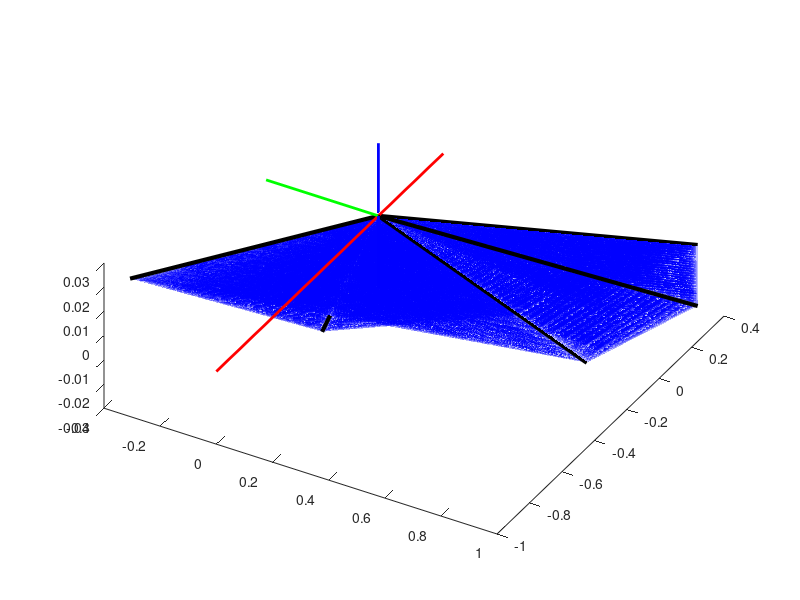

Reproduce this figure in MATLAB.
clear;

% 力の成分
f1 = [0 1 0];
f2 = [-1 0 0];
f3 = [0 1 0];

alpha = 20;
alpha = deg2rad(alpha);
beta = -20;
beta = deg2rad(beta);

Rz1 = [cos(alpha) -sin(alpha) 0;
      sin(alpha) cos(alpha) 0;
      0 0 1];

Rz2 = [cos(beta) -sin(beta) 0;
      sin(beta) cos(beta) 0;
      0 0 1];

f1_1 = Rz1 * f1';
f1_2 = Rz2 * f1';

f2_1 = Rz1 * f2';
f2_2 = Rz2 * f2';

f3_1 = Rz1 * f3';
f3_2 = Rz2 * f3';

% 位置ベクトル
l1 = [0.01 0.025 0];
l2 = [0.005 0.025 0];
l3 = [-0.015 0.03 0];

% モーメントの値を格納する箇所
moment_f1_1 = [];
moment_f1_2 = [];
moment_f2_1 = [];
moment_f2_2 = [];
moment_f3_1 = [];
moment_f3_2 = [];


for i = 0:0.005:1
    edit_f1_1 = i * f1_1;
    edit_f1_2 = i * f1_2;
    edit_f2_1 = i * f2_1;
    edit_f2_2 = i * f2_2;
    edit_f3_1 = i * f3_1;
    edit_f3_2 = i * f3_2;

    now_moment1_1 = cross(l1, edit_f1_1);
    now_moment1_2 = cross(l1, edit_f1_2);
    now_moment2_1 = cross(l2, edit_f2_1);
    now_moment2_2 = cross(l2, edit_f2_2);
    now_moment3_1 = cross(l3, edit_f3_1);
    now_moment3_2 = cross(l3, edit_f3_2);

    wrench_f1_1 = [edit_f1_1(1) edit_f1_1(2) now_moment1_1(3)];
    wrench_f1_2 = [edit_f1_2(1) edit_f1_2(2) now_moment1_2(3)];
    wrench_f2_1 = [edit_f2_1(1) edit_f2_1(2) now_moment2_1(3)];
    wrench_f2_2 = [edit_f2_2(1) edit_f2_2(2) now_moment2_2(3)];
    wrench_f3_1 = [edit_f3_1(1) edit_f3_1(2) now_moment3_1(3)];
    wrench_f3_2 = [edit_f3_2(1) edit_f3_2(2) now_moment3_2(3)];

    moment_f1_1 = [moment_f1_1; wrench_f1_1];
    moment_f1_2 = [moment_f1_2; wrench_f1_2];
    moment_f2_1 = [moment_f2_1; wrench_f2_1];
    moment_f2_2 = [moment_f2_2; wrench_f2_2];
    moment_f3_1 = [moment_f3_1; wrench_f3_1];
    moment_f3_2 = [moment_f3_2; wrench_f3_2];

end

m1_1 = moment_f1_1;
m1_2 = moment_f1_2;
m2_1 = moment_f2_1;
m2_2 = moment_f2_2;
m3_1 = moment_f3_1;
m3_2 = moment_f3_2;


point1 = [];
point2 = [];
point3 = [];

hold on;

for i = 1:length(m1_1)
    % m1とm3の点間の距離を計算
    d = norm(m1_1(i,:) - m1_2(i,:));
    if d >= 0 % 点間の距離が1未満の場合に点を生成
        % 線分上の点を均等に生成
        t = linspace(0, 1, 100); % ここで生成する点の数を調整
        for k = t
            newPoint = (1-k)*m1_1(i,:) + k*m1_2(i,:);
            point1 = [point1; newPoint];
        end
    end
end

point1_x = reshape(point1(:, 1), [], 5);
point1_y = reshape(point1(:, 2), [], 5);
point1_z = reshape(point1(:, 3), [], 5);

s1 = surf(point1_x, point1_y, point1_z, 'FaceColor', 'b', 'EdgeColor', 'none','FaceAlpha', 0.25);

for i = 1:length(m2_1)
    % m1とm3の点間の距離を計算
    d = norm(m2_1(i,:) - m2_2(i,:));
    if d >= 0 % 点間の距離が1未満の場合に点を生成
        % 線分上の点を均等に生成
        t = linspace(0, 1, 100); % ここで生成する点の数を調整
        for k = t
            newPoint = (1-k)*m2_1(i,:) + k*m2_2(i,:);
            point2 = [point2; newPoint];
        end
    end
end

point2_x = reshape(point2(:, 1), [], 5);
point2_y = reshape(point2(:, 2), [], 5);
point2_z = reshape(point2(:, 3), [], 5);

s2 = surf(point2_x, point2_y, point2_z, 'FaceColor', 'b', 'EdgeColor', 'none','FaceAlpha', 0.25);

for i = 1:length(m3_1)
    % m1とm3の点間の距離を計算
    d = norm(m3_1(i,:) - m3_2(i,:));
    if d >= 0 % 点間の距離が1未満の場合に点を生成
        % 線分上の点を均等に生成
        t = linspace(0, 1, 100); % ここで生成する点の数を調整
        for k = t
            newPoint = (1-k)*m3_1(i,:) + k*m3_2(i,:);
            point3 = [point3; newPoint];
        end
    end
end

point3_x = reshape(point3(:, 1), [], 5);
point3_y = reshape(point3(:, 2), [], 5);
point3_z = reshape(point3(:, 3), [], 5);

s3 = surf(point3_x, point3_y, point3_z, 'FaceColor', 'b', 'EdgeColor', 'none','FaceAlpha', 0.25);

point4 = [];
point5 = [];
point6 = [];

for i = 1:length(m1_1)
    % m1とm3の点間の距離を計算
    d = norm(m1_1(i,:) - m2_2(i,:));
    if d >= 0 % 点間の距離が1未満の場合に点を生成
        % 線分上の点を均等に生成
        t = linspace(0, 1, 100); % ここで生成する点の数を調整
        for k = t
            newPoint = (1-k)*m1_1(i,:) + k*m2_2(i,:);
            point4 = [point4; newPoint];
        end
    end
end

point4_x = reshape(point4(:, 1), [], 5);
point4_y = reshape(point4(:, 2), [], 5);
point4_z = reshape(point4(:, 3), [], 5);

s1 = surf(point4_x, point4_y, point4_z, 'FaceColor', 'b', 'EdgeColor', 'none','FaceAlpha', 0.25);

for i = 1:length(m2_1)
    % m1とm3の点間の距離を計算
    d = norm(m2_1(i,:) - m3_1(i,:));
    if d >= 0 % 点間の距離が1未満の場合に点を生成
        % 線分上の点を均等に生成
        t = linspace(0, 1, 100); % ここで生成する点の数を調整
        for k = t
            newPoint = (1-k)*m2_1(i,:) + k*m3_1(i,:);
            point5 = [point5; newPoint];
        end
    end
end

point5_x = reshape(point5(:, 1), [], 5);
point5_y = reshape(point5(:, 2), [], 5);
point5_z = reshape(point5(:, 3), [], 5);

s2 = surf(point5_x, point5_y, point5_z, 'FaceColor', 'b', 'EdgeColor', 'none','FaceAlpha', 0.25);

for i = 1:length(m3_2)
    % m1とm3の点間の距離を計算
    d = norm(m3_2(i,:) - m1_2(i,:));
    if d >= 0 % 点間の距離が1未満の場合に点を生成
        % 線分上の点を均等に生成
        t = linspace(0, 1, 100); % ここで生成する点の数を調整
        for k = t
            newPoint = (1-k)*m3_2(i,:) + k*m1_2(i,:);
            point6 = [point6; newPoint];
        end
    end
end

point6_x = reshape(point6(:, 1), [], 5);
point6_y = reshape(point6(:, 2), [], 5);
point6_z = reshape(point6(:, 3), [], 5);

s3 = surf(point6_x, point6_y, point6_z, 'FaceColor', 'b', 'EdgeColor', 'none','FaceAlpha', 0.25);


vertex = [];
vertex2 = [];

vertex = [vertex; moment_f1_1(1, :)];
vertex = [vertex; moment_f1_1(end, :)];
plot3(vertex(:, 1), vertex(:, 2), vertex(:, 3), 'k', 'LineWidth', 3);

vertex = [];
vertex = [vertex; moment_f1_2(1, :)];
vertex = [vertex; moment_f1_2(end, :)];
plot3(vertex(:, 1), vertex(:, 2), vertex(:, 3), 'k', 'LineWidth', 3);

vertex = [];
vertex = [vertex; moment_f2_1(1, :)];
vertex = [vertex; moment_f2_1(end, :)];
plot3(vertex(:, 1), vertex(:, 2), vertex(:, 3), 'k', 'LineWidth', 3);

vertex = [];
vertex = [vertex; moment_f2_2(1, :)];
vertex = [vertex; moment_f2_2(end, :)];
plot3(vertex(:, 1), vertex(:, 2), vertex(:, 3), 'k', 'LineWidth', 3);

vertex = [];
vertex = [vertex; moment_f3_1(1, :)];
vertex = [vertex; moment_f3_1(end, :)];
plot3(vertex(:, 1), vertex(:, 2), vertex(:, 3), 'k', 'LineWidth', 3);

vertex = [];
vertex = [vertex; moment_f3_2(1, :)];
vertex = [vertex; moment_f3_2(end, :)];
plot3(vertex(:, 1), vertex(:, 2), vertex(:, 3), 'k', 'LineWidth', 3);

vertex2 = [vertex2; moment_f1_2(end, :)];
vertex2 = [vertex2; moment_f1_1(end, :)];
vertex2 = [vertex2; moment_f2_2(end, :)];
vertex2 = [vertex2; moment_f2_1(end, :)];
vertex2 = [vertex2; moment_f3_1(end, :)];
vertex2 = [vertex2; moment_f3_2(end, :)];
vertex2 = [vertex2; moment_f1_2(end, :)];

%plot3(vertex2(:, 1), vertex2(:, 2), vertex2(:, 3), 'k', 'LineWidth', 3);

% X軸
line([min(get(gca, 'XLim')) max(get(gca, 'XLim'))], [0 0], [0 0], 'Color', 'red', 'LineWidth', 2);

% Y軸
line([0 0], [min(get(gca, 'YLim')) max(get(gca, 'YLim'))], [0 0], 'Color', 'green', 'LineWidth', 2);

% Z軸
line([0 0], [0 0], [min(get(gca, 'ZLim')) max(get(gca, 'ZLim'))], 'Color', 'blue', 'LineWidth', 2);

view(-120, -120);